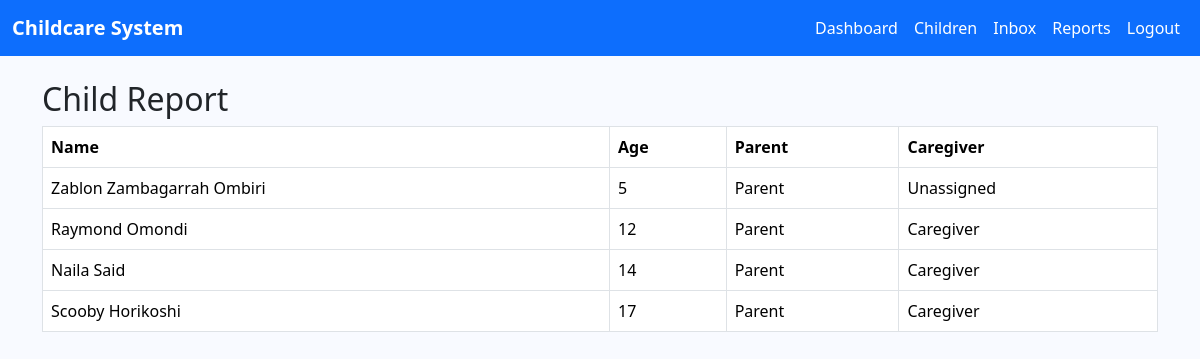
Screenshot of /reports/children/ (signed in) with the database file from the repository.
### core/models.py (models this page shows, shortened)
class Child(models.Model):
    name = models.CharField(max_length=100)
    age = models.PositiveIntegerField()
    parent = models.ForeignKey(
        settings.AUTH_USER_MODEL,
        on_delete=models.CASCADE,
        limit_choices_to={'role': 'PARENT'},
        related_name='children_as_parent'
    )
    caregiver = models.ForeignKey(
        settings.AUTH_USER_MODEL,
        on_delete=models.SET_NULL,
        null=True, blank=True,
        limit_choices_to={'role': 'CAREGIVER'},
        related_name='children_as_caregiver'
    )

class User(AbstractUser):
    ROLE_CHOICES = (
        ('ADMIN', 'Administrator'),
        ('CAREGIVER', 'Caregiver'),
        ('PARENT', 'Parent'),
    )
    role = models.CharField(max_length=15, choices=ROLE_CHOICES, default='PARENT')

### core/views.py (the view)
# urls.py: path('reports/children/', views.child_report, name='child_report'),
@login_required
def child_report(request):
    if request.user.role == 'ADMIN':
        children = Child.objects.all()
    elif request.user.role == 'PARENT':
        children = request.user.children_as_parent.all()
    elif request.user.role == 'CAREGIVER':
        children = request.user.children_as_caregiver.all()
    else:
        children = []
    return render(request, 'child_report.html', {'children': children})

### core/templates/child_report.html (shortened to what this page needs)
{% extends 'base.html' %}
{% block content %}
<h2>Child Report</h2>
<table class="table table-bordered">
    <tr>
        <th>Name</th>
        <th>Age</th>
        <th>Parent</th>
        <th>Caregiver</th>
    </tr>
    {% for child in children %}
    <tr>
        <td>{{ child.name }}</td>
        <td>{{ child.age }}</td>
        <td>{{ child.parent.username }}</td>
        <td>
            {% if child.caregiver %}
                {{ child.caregiver.username }}
            {% else %}
                Unassigned
            {% endif %}
        </td>
    </tr>
    {% endfor %}
</table>
{% endblock %}

### core/templates/base.html (style rules this page uses)
body { background-color: #f8faff; }

### rows the page displays
Child: name "Zablon Zambagarrah Ombiri", age "5", parent.username "Parent", shows "Unassigned"
Child: name "Raymond Omondi", age "12", parent.username "Parent", caregiver.username "Caregiver"
Child: name "Naila Said", age "14", parent.username "Parent", caregiver.username "Caregiver"
Child: name "Scooby Horikoshi", age "17", parent.username "Parent", caregiver.username "Caregiver"
